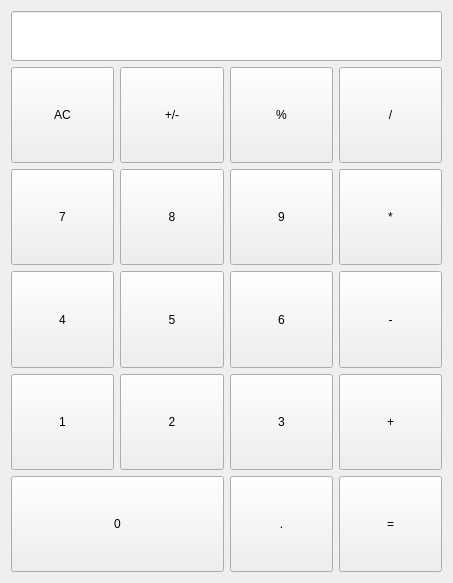
<?xml version="1.0" encoding="UTF-8"?>
<ui version="4.0">
 <class>Form</class>
 <widget class="QWidget" name="Form">
  <property name="geometry">
   <rect>
    <x>0</x>
    <y>0</y>
    <width>453</width>
    <height>583</height>
   </rect>
  </property>
  <property name="windowTitle">
   <string>计算器</string>
  </property>
  <layout class="QGridLayout" name="gridLayout">
   <item row="0" column="0" colspan="4">
    <widget class="QLineEdit" name="lineEdit">
     <property name="minimumSize">
      <size>
       <width>0</width>
       <height>50</height>
      </size>
     </property>
    </widget>
   </item>
   <item row="1" column="0">
    <widget class="QPushButton" name="pushButton">
     <property name="sizePolicy">
      <sizepolicy hsizetype="Minimum" vsizetype="Expanding">
       <horstretch>0</horstretch>
       <verstretch>0</verstretch>
      </sizepolicy>
     </property>
     <property name="text">
      <string>AC</string>
     </property>
    </widget>
   </item>
   <item row="1" column="1">
    <widget class="QPushButton" name="pushButton_2">
     <property name="sizePolicy">
      <sizepolicy hsizetype="Minimum" vsizetype="Expanding">
       <horstretch>0</horstretch>
       <verstretch>0</verstretch>
      </sizepolicy>
     </property>
     <property name="text">
      <string>+/-</string>
     </property>
    </widget>
   </item>
   <item row="1" column="2">
    <widget class="QPushButton" name="pushButton_3">
     <property name="sizePolicy">
      <sizepolicy hsizetype="Minimum" vsizetype="Expanding">
       <horstretch>0</horstretch>
       <verstretch>0</verstretch>
      </sizepolicy>
     </property>
     <property name="text">
      <string>%</string>
     </property>
    </widget>
   </item>
   <item row="1" column="3">
    <widget class="QPushButton" name="pushButton_4">
     <property name="sizePolicy">
      <sizepolicy hsizetype="Minimum" vsizetype="Expanding">
       <horstretch>0</horstretch>
       <verstretch>0</verstretch>
      </sizepolicy>
     </property>
     <property name="text">
      <string>/</string>
     </property>
    </widget>
   </item>
   <item row="2" column="0">
    <widget class="QPushButton" name="pushButton_6">
     <property name="sizePolicy">
      <sizepolicy hsizetype="Minimum" vsizetype="Expanding">
       <horstretch>0</horstretch>
       <verstretch>0</verstretch>
      </sizepolicy>
     </property>
     <property name="text">
      <string>7</string>
     </property>
    </widget>
   </item>
   <item row="2" column="1">
    <widget class="QPushButton" name="pushButton_8">
     <property name="sizePolicy">
      <sizepolicy hsizetype="Minimum" vsizetype="Expanding">
       <horstretch>0</horstretch>
       <verstretch>0</verstretch>
      </sizepolicy>
     </property>
     <property name="text">
      <string>8</string>
     </property>
    </widget>
   </item>
   <item row="2" column="2">
    <widget class="QPushButton" name="pushButton_7">
     <property name="sizePolicy">
      <sizepolicy hsizetype="Minimum" vsizetype="Expanding">
       <horstretch>0</horstretch>
       <verstretch>0</verstretch>
      </sizepolicy>
     </property>
     <property name="text">
      <string>9</string>
     </property>
    </widget>
   </item>
   <item row="2" column="3">
    <widget class="QPushButton" name="pushButton_5">
     <property name="sizePolicy">
      <sizepolicy hsizetype="Minimum" vsizetype="Expanding">
       <horstretch>0</horstretch>
       <verstretch>0</verstretch>
      </sizepolicy>
     </property>
     <property name="text">
      <string>*</string>
     </property>
    </widget>
   </item>
   <item row="3" column="0">
    <widget class="QPushButton" name="pushButton_10">
     <property name="sizePolicy">
      <sizepolicy hsizetype="Minimum" vsizetype="Expanding">
       <horstretch>0</horstretch>
       <verstretch>0</verstretch>
      </sizepolicy>
     </property>
     <property name="text">
      <string>4</string>
     </property>
    </widget>
   </item>
   <item row="3" column="1">
    <widget class="QPushButton" name="pushButton_12">
     <property name="sizePolicy">
      <sizepolicy hsizetype="Minimum" vsizetype="Expanding">
       <horstretch>0</horstretch>
       <verstretch>0</verstretch>
      </sizepolicy>
     </property>
     <property name="text">
      <string>5</string>
     </property>
    </widget>
   </item>
   <item row="3" column="2">
    <widget class="QPushButton" name="pushButton_11">
     <property name="sizePolicy">
      <sizepolicy hsizetype="Minimum" vsizetype="Expanding">
       <horstretch>0</horstretch>
       <verstretch>0</verstretch>
      </sizepolicy>
     </property>
     <property name="text">
      <string>6</string>
     </property>
    </widget>
   </item>
   <item row="3" column="3">
    <widget class="QPushButton" name="pushButton_9">
     <property name="sizePolicy">
      <sizepolicy hsizetype="Minimum" vsizetype="Expanding">
       <horstretch>0</horstretch>
       <verstretch>0</verstretch>
      </sizepolicy>
     </property>
     <property name="text">
      <string>-</string>
     </property>
    </widget>
   </item>
   <item row="4" column="0">
    <widget class="QPushButton" name="pushButton_14">
     <property name="sizePolicy">
      <sizepolicy hsizetype="Minimum" vsizetype="Expanding">
       <horstretch>0</horstretch>
       <verstretch>0</verstretch>
      </sizepolicy>
     </property>
     <property name="text">
      <string>1</string>
     </property>
    </widget>
   </item>
   <item row="4" column="1">
    <widget class="QPushButton" name="pushButton_16">
     <property name="sizePolicy">
      <sizepolicy hsizetype="Minimum" vsizetype="Expanding">
       <horstretch>0</horstretch>
       <verstretch>0</verstretch>
      </sizepolicy>
     </property>
     <property name="text">
      <string>2</string>
     </property>
    </widget>
   </item>
   <item row="4" column="2">
    <widget class="QPushButton" name="pushButton_15">
     <property name="sizePolicy">
      <sizepolicy hsizetype="Minimum" vsizetype="Expanding">
       <horstretch>0</horstretch>
       <verstretch>0</verstretch>
      </sizepolicy>
     </property>
     <property name="text">
      <string>3</string>
     </property>
    </widget>
   </item>
   <item row="4" column="3">
    <widget class="QPushButton" name="pushButton_13">
     <property name="sizePolicy">
      <sizepolicy hsizetype="Minimum" vsizetype="Expanding">
       <horstretch>0</horstretch>
       <verstretch>0</verstretch>
      </sizepolicy>
     </property>
     <property name="text">
      <string>+</string>
     </property>
    </widget>
   </item>
   <item row="5" column="0" colspan="2">
    <widget class="QPushButton" name="pushButton_20">
     <property name="sizePolicy">
      <sizepolicy hsizetype="Minimum" vsizetype="Expanding">
       <horstretch>0</horstretch>
       <verstretch>0</verstretch>
      </sizepolicy>
     </property>
     <property name="text">
      <string>0</string>
     </property>
    </widget>
   </item>
   <item row="5" column="2">
    <widget class="QPushButton" name="pushButton_19">
     <property name="sizePolicy">
      <sizepolicy hsizetype="Minimum" vsizetype="Expanding">
       <horstretch>0</horstretch>
       <verstretch>0</verstretch>
      </sizepolicy>
     </property>
     <property name="text">
      <string>.</string>
     </property>
    </widget>
   </item>
   <item row="5" column="3">
    <widget class="QPushButton" name="pushButton_17">
     <property name="sizePolicy">
      <sizepolicy hsizetype="Minimum" vsizetype="Expanding">
       <horstretch>0</horstretch>
       <verstretch>0</verstretch>
      </sizepolicy>
     </property>
     <property name="text">
      <string>=</string>
     </property>
    </widget>
   </item>
  </layout>
 </widget>
 <resources/>
 <connections/>
</ui>
